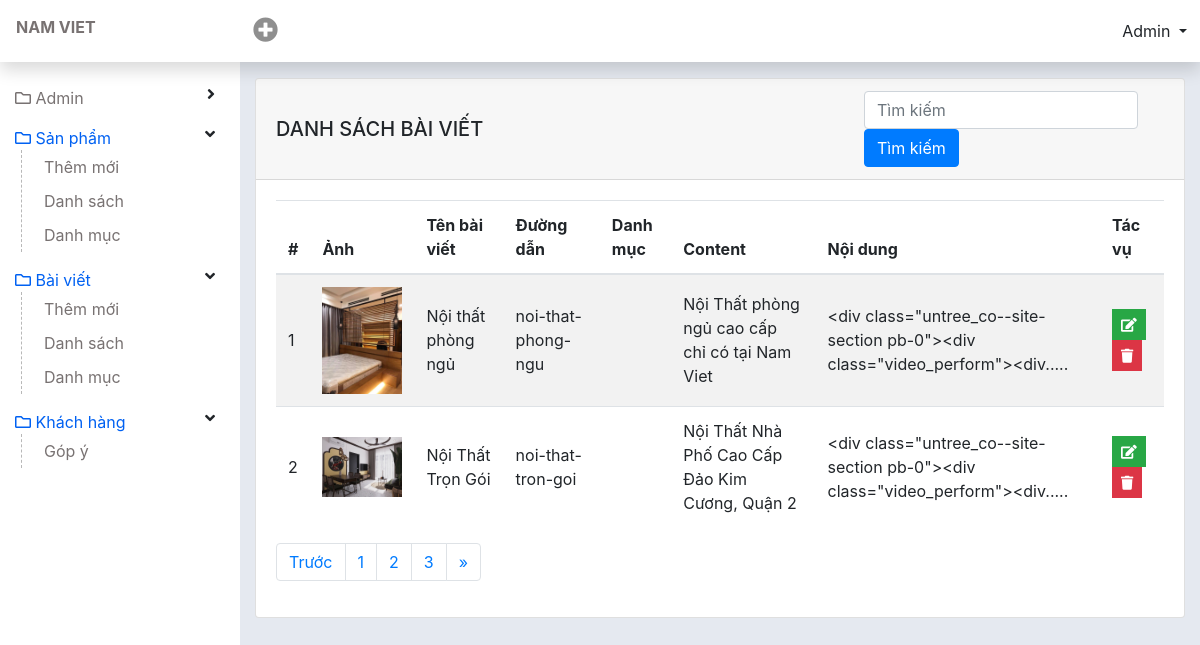
/admin/list-post.php (signed in), run on an earlier commit of the app's database.
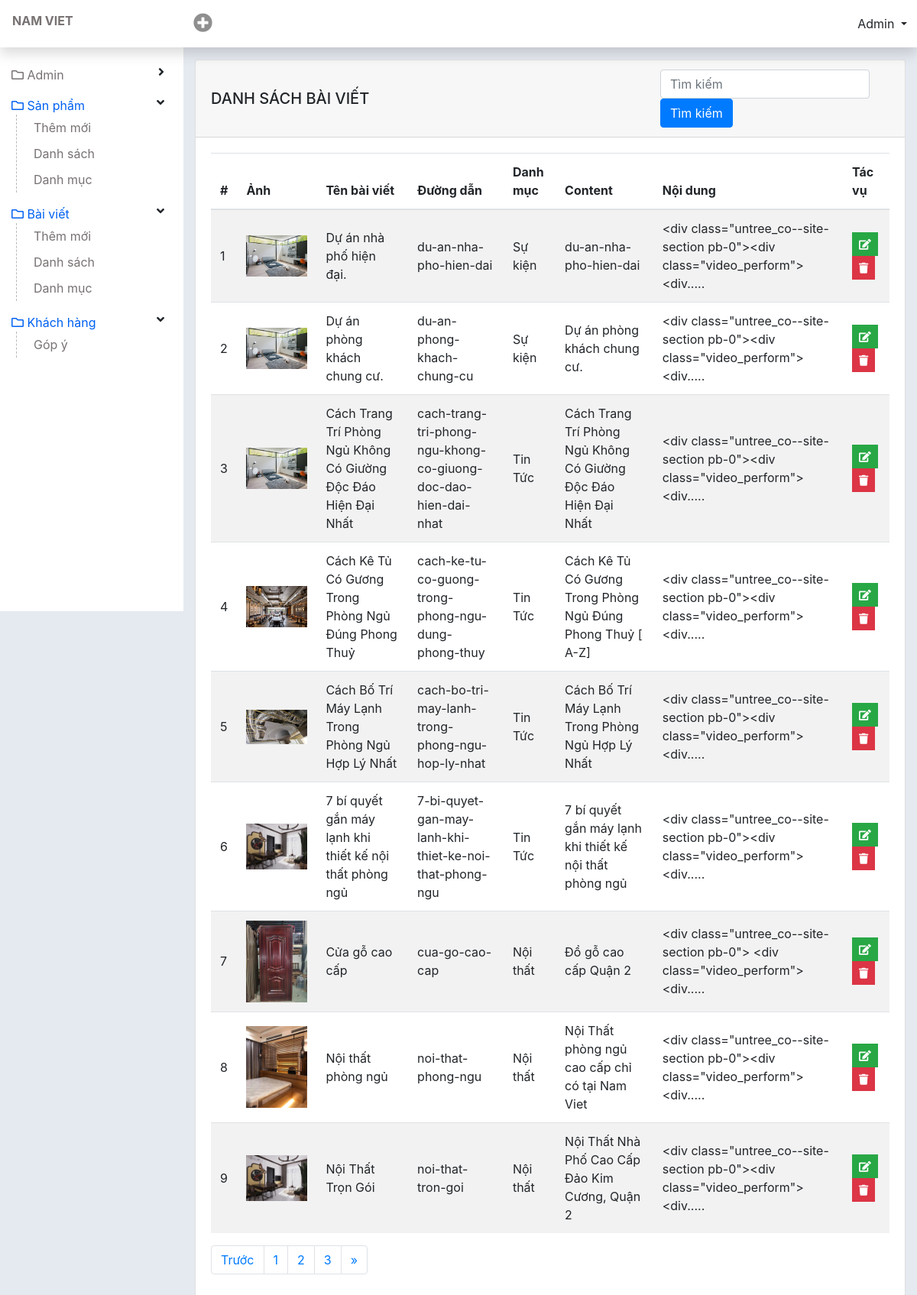
And on a later commit of the database.
### tables this page shows
CREATE TABLE `tbl_post` (
  `id` int(11) NOT NULL,
  `name` varchar(255) NOT NULL,
  `slug` varchar(255) NOT NULL,
  `cat` int(11) NOT NULL,
  `tomtat` text NOT NULL,
  `content` text NOT NULL,
  `noidung` text NOT NULL,
  `times` timestamp NOT NULL DEFAULT current_timestamp() ON UPDATE current_timestamp(),
  `img` varchar(200) NOT NULL
);

CREATE TABLE `tbl_cat_post` (
  `id` int(20) NOT NULL,
  `name` varchar(255) NOT NULL,
  `slug` varchar(255) NOT NULL
);

### lib/database.php (called while the page is built, shortened)
<?php
class Database{
  public $host   = DB_HOST;
  public $user   = DB_USER;
  public $pass   = DB_PASS;
  public $dbname = DB_NAME;
  public $link;
private function connectDB(){
  $this -> link = new mysqli($this->host, $this->user, $this->pass, $this->dbname);
    mysqli_set_charset($this->link, 'UTF8');
}
public function select($query){
  $result = $this->link->query($query) or
  die($this->link->error.__LINE__);
  if($result->num_rows > 0){
    return $result;
  } else {
    return false;
  }
}
}
?>

### classes/post.php (called while the page is built, shortened)
<?php
    $filepath = realpath(dirname(__FILE__));
    include_once ($filepath. '/../lib/database.php');
    include_once ($filepath. '/../helpers/format.php');
?>
<?php
    class post {
        private $db;
        public function __construct() {
            $this->db = new Database();
        }
        public function show_post(){
            $query = "SELECT * FROM tbl_post ORDER BY id DESC";
            $result = $this->db->select($query);
            return $result;
        }
    }
?>

### helpers/format.php (called while the page is built, shortened)
<?php
class Format{
public function textShorten($text, $limit = 400){
   $text = $text. " ";
   $text = substr($text, 0, $limit);
   $text = substr($text, 0, strrpos($text, ' '));
   $text = $text.".....";
   return $text;
}
}
?>

### classes/category.php (called while the page is built, shortened)
<?php
    $filepath = realpath(dirname(__FILE__));
    include_once ($filepath. '/../lib/database.php');
    include_once ($filepath. '/../helpers/format.php');
?>
<?php
    class category {
        private $db;
        public function __construct() {
            $this->db = new Database();
        }
        public function post_get_name_by_cat($cat_id) {
            $query =
            "SELECT tbl_post.*,tbl_cat_post.name, tbl_cat_post.id
            FROM tbl_post,tbl_cat_post
            WHERE tbl_post.cat = tbl_cat_post.id
            AND tbl_post.cat = '$cat_id' ";
            $result = $this->db->select($query);
            return $result;
        }
    }
?>

### admin/list-post.php (the view, shortened to what this page needs)
<?php include 'inc/header.php';?>
<?php include '../classes/category.php';?>
<?php include '../classes/post.php';?>
<?php include_once '../helpers/format.php';?>
<?php
  $fm = new Format();
	$cat = new category();
  $ps = new post();
  $pslist = $ps -> show_post();
?>
<div id="wp-content">
  <div id="content" class="container-fluid">
    <div class="card">
      <div class="card-header font-weight-bold d-flex justify-content-between align-items-center">
        <h5 class="m-0 ">Danh sách bài viết</h5>
        <div class="form-search form-inline">
          <form action="#">
            <input type="" class="form-control form-search" placeholder="Tìm kiếm">
            <input type="submit" name="btn-search" value="Tìm kiếm" class="btn btn-primary">
          </form>
        </div>
      </div>
      <div class="card-body">
        <table class="table table-striped table-checkall">
          <thead>
            <tr>
              <th scope="col">#</th>
              <th scope="col">Ảnh</th>
              <th scope="col">Tên bài viết</th>
              <th scope="col">Đường dẫn</th>
              <th scope="col">Danh mục</th>
              <th scope="col">Content</th>
              <th scope="col">Nội dung</th>
              <th scope="col">Tác vụ</th>
            </tr>
          </thead>
          <tbody>
            <?php
                if($pslist) {
                  $i=0;
                  while($resule = $pslist -> fetch_assoc()){
                    $i++;
              ?>
            <tr class="">
              <td><?php echo $i ?></td>
              <td><img src="../public/images/<?php echo $resule['img'] ?>" alt="" width="80"></td>
              <td><?php echo $resule['name'] ?></td>
              <td><?php echo $resule['slug'] ?></td>
              <td><?php
                $cat_id = $resule['cat'];
                $namebycat = $cat -> post_get_name_by_cat($cat_id);
                if($namebycat) {
                $result_name = $namebycat -> fetch_assoc();
                echo $result_name['name'];
              }
              ?></td>
              <td><?php echo $resule['content'] ?></td>
              <td><?php
            $htmlspecialchars = $fm -> textShorten($resule['noidung'],100);
            echo htmlspecialchars($htmlspecialchars);
            ?></td>
              <td>
                <a href="edit-post.php?postid=<?php echo $resule['id'] ?>"
                  class="btn btn-success btn-sm rounded-0 text-white" type="button" data-toggle="tooltip"
                  data-placement="top" title="Edit"><i class="fa fa-edit"></i></a>
                <a href="?postid=<?php echo $resule['id'] ?>" onclick="return confirm('Bạn có muốn xoá không?')"
                  class="btn btn-danger btn-sm rounded-0 text-white" type="button" data-toggle="tooltip"
                  data-placement="top" title="Delete"><i class="fa fa-trash"></i></a>
              </td>
            </tr>
            <?php } } ?>
          </tbody>
        </table>
        <nav aria-label="Page navigation example">
          <ul class="pagination">
            <li class="page-item">
              <a class="page-link" href="#" aria-label="Previous">
                <span aria-hidden="true">Trước</span>
              </a>
            </li>
            <li class="page-item"><a class="page-link" href="#">1</a></li>
            <li class="page-item"><a class="page-link" href="#">2</a></li>
            <li class="page-item"><a class="page-link" href="#">3</a></li>
            <li class="page-item">
              <a class="page-link" href="#" aria-label="Next">
                <span aria-hidden="true">&raquo;</span>
              </a>
            </li>
          </ul>
        </nav>
      </div>
    </div>
  </div>
</div>
<?php include 'inc/footer.php';?>

### admin/inc/header.php (shortened to what this page needs)
<!DOCTYPE html>
<html lang="en">
<head>
  <link rel="stylesheet" href="https://stackpath.bootstrapcdn.com/bootstrap/4.3.1/css/bootstrap.min.css"
>
  <link rel="stylesheet" href="https://cdnjs.cloudflare.com/ajax/libs/font-awesome/5.13.1/css/all.min.css">
  <link rel="stylesheet" href="./css/style.css">
</head>
<body>
  <div id="warpper" class="nav-fixed">
    <nav class="topnav shadow navbar-light bg-white d-flex">
      <div class="navbar-brand"><a href="./">NAM VIET</a></div>
      <div class="nav-right ">
        <div class="btn-group mr-auto">
          <button type="button" class="btn dropdown" data-toggle="dropdown" aria-haspopup="true" aria-expanded="false">
            <i class="plus-icon fas fa-plus-circle"></i>
          </button>
        </div>
        <div class="btn-group">
          <button type="button" class="btn dropdown-toggle" data-toggle="dropdown" aria-haspopup="true"
            aria-expanded="false">
            Admin
          </button>
        </div>
      </div>
    </nav>
    <div id="page-body" class="d-flex">
      <div id="sidebar" class="bg-white">
        <ul id="sidebar-menu">
          <li class="nav-link">
            <a href="./">
              <div class="nav-link-icon d-inline-flex">
                <i class="far fa-folder"></i>
              </div>
              Admin
            </a>
            <i class="arrow fas fa-angle-right"></i>
          </li>
          <li class="nav-link active">
            <a href="list-product.php">
              <div class="nav-link-icon d-inline-flex">
                <i class="far fa-folder"></i>
              </div>
              Sản phẩm
            </a>
            <i class="arrow fas fa-angle-down"></i>
            <ul class="sub-menu">
              <li><a href="add-product.php">Thêm mới</a></li>
              <li><a href="list-product.php">Danh sách</a></li>
              <li><a href="cat-product.php">Danh mục</a></li>
            </ul>
          </li>
          <li class="nav-link active">
            <a href="list-product.php">
              <div class="nav-link-icon d-inline-flex">
                <i class="far fa-folder"></i>
              </div>
              Bài viết
            </a>
            <i class="arrow fas fa-angle-down"></i>
            <ul class="sub-menu">
              <li><a href="add-post.php">Thêm mới</a></li>
              <li><a href="list-post.php">Danh sách</a></li>
              <li><a href="cat-post.php">Danh mục</a></li>
            </ul>
          </li>
          <li class="nav-link active">
            <a href="list-product.php">
              <div class="nav-link-icon d-inline-flex">
                <i class="far fa-folder"></i>
              </div>
              Khách hàng
            </a>
            <i class="arrow fas fa-angle-down"></i>
            <ul class="sub-menu">
              <li><a href="list-contact.php">Góp ý</a></li>
            </ul>
          </li>
        </ul>
      </div>

### admin/inc/footer.php (shortened to what this page needs)
</div>
</div>
</body>
</html>

### admin/css/style.css (style rules this page uses)
a { color: #787272; }
.topnav .navbar-brand { width: 15rem; padding-left: 1rem; padding-right: 1rem; margin: 0; font-size: 1rem; font-weight: 700; }
.topnav { padding-left: 0; padding: 10px 0px; z-index: 1039; }
.plus-icon { font-size: 25px; color: #8f8f8f; }
.nav-right { flex: 1; justify-content: space-between; display: flex; }
#sidebar { width: 15rem; height: 100vh; z-index: 500; padding-top: 3.625rem; position: fixed; top: 0px; left: 0; }
#wp-content { flex: auto; min-height: 100vh; padding-top: 3.625rem; padding-left: 15rem; }
#content { padding-top: 20px; padding-bottom: 20px; }
#content .card-header { text-transform: uppercase; }
.nav-fixed .topnav { position: fixed; top: 0; right: 0; left: 0; z-index: 1030; }
ul#sidebar-menu * { list-style: none; padding-left: 0; }
#sidebar-menu { padding: 20px 15px; }
.nav-link { display: block; padding: 0.5rem 1rem; position: relative; }
.nav-link.active > a, .nav-link:hover > li > a { color: #0061f2; }
.nav-link .arrow { position: absolute; right: 10px; cursor: pointer; }
#sidebar-menu .sub-menu { padding-left: 22px; border-left: 1px dashed #b8b8b8; margin-left: 6px; display: none; }
#sidebar-menu .sub-menu li a { display: block; padding: 5px 0px; }
#page-body { background-color: #e5e9f0; }
.form-search { width: 300px; }
.table tr td { vertical-align: middle; }

What changed in the data, as far as the page shows it:
added tbl_post: img (picture), name "Dự án nhà phố hiện đại.", slug "du-an-nha-pho-hien-dai", tbl_cat_post.name "Sự kiện", content "du-an-nha-pho-hien-dai", noidung "<div class=\"untree_co--site-section pb-0\"><div class=\"video_perform\"><div....."
added tbl_post: img (picture), name "Dự án phòng khách chung cư.", slug "du-an-phong-khach-chung-cu", tbl_cat_post.name "Sự kiện", content "Dự án phòng khách chung cư.", noidung "<div class=\"untree_co--site-section pb-0\"><div class=\"video_perform\"><div....."
added tbl_post: img (picture), name "Cách Trang Trí Phòng Ngủ Không Có Giường Độc Đáo Hiện Đại Nhất", slug "cach-trang-tri-phong-ngu-khong-co-giuong-doc-dao-hien-dai-nhat", tbl_cat_post.name "Tin Tức", content "Cách Trang Trí Phòng Ngủ Không Có Giường Độc Đáo Hiện Đại Nhất", noidung "<div class=\"untree_co--site-section pb-0\"><div class=\"video_perform\"><div....."
added tbl_post: img (picture), name "Cách Kê Tủ Có Gương Trong Phòng Ngủ Đúng Phong Thuỷ", slug "cach-ke-tu-co-guong-trong-phong-ngu-dung-phong-thuy", tbl_cat_post.name "Tin Tức", content "Cách Kê Tủ Có Gương Trong Phòng Ngủ Đúng Phong Thuỷ [ A-Z]", noidung "<div class=\"untree_co--site-section pb-0\"><div class=\"video_perform\"><div....."
added tbl_post: img (picture), name "Cách Bố Trí Máy Lạnh Trong Phòng Ngủ Hợp Lý Nhất", slug "cach-bo-tri-may-lanh-trong-phong-ngu-hop-ly-nhat", tbl_cat_post.name "Tin Tức", content "Cách Bố Trí Máy Lạnh Trong Phòng Ngủ Hợp Lý Nhất", noidung "<div class=\"untree_co--site-section pb-0\"><div class=\"video_perform\"><div....."
added tbl_post: img (picture), name "7 bí quyết gắn máy lạnh khi thiết kế nội thất phòng ngủ", slug "7-bi-quyet-gan-may-lanh-khi-thiet-ke-noi-that-phong-ngu", tbl_cat_post.name "Tin Tức", content "7 bí quyết gắn máy lạnh khi thiết kế nội thất phòng ngủ", noidung "<div class=\"untree_co--site-section pb-0\"><div class=\"video_perform\"><div....."
added tbl_post: img (picture), name "Cửa gỗ cao cấp", slug "cua-go-cao-cap", tbl_cat_post.name "Nội thất", content "Đồ gỗ cao cấp Quận 2", noidung "<div class=\"untree_co--site-section pb-0\"> <div class=\"video_perform\"> <div....."
changed tbl_post "Nội thất phòng ngủ": tbl_cat_post.name (not shown) → "Nội thất"
changed tbl_post "Nội Thất Trọn Gói": tbl_cat_post.name (not shown) → "Nội thất"
